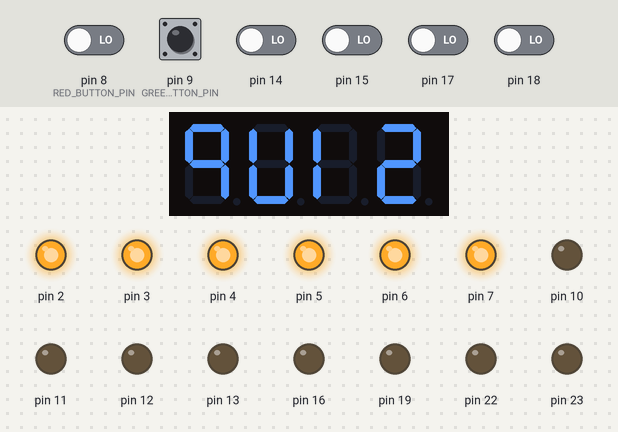
Recording of a sketch running on a simulated Arduino Uno, built with avr-gcc and run on an emulated ATmega328P. Parts: 4-digit seven-segment display, output pins drawn as LEDs (lit = HIGH). The test bench sets the inputs (shaded band); at power-on: pin 8 (RED_BUTTON_PIN), pin 9 (GREEN_BUTTON_PIN), pin 14, pin 15, pin 17, pin 18 LOW. Random numbers use the default seed unless the sketch sets one; pins used as bus, display or sensor lines are not drawn.

Above: at 2.2 s.
2.3 s: pin 9 (GREEN_BUTTON_PIN) pulled HIGH for 0.15 s
At 3.0 s:
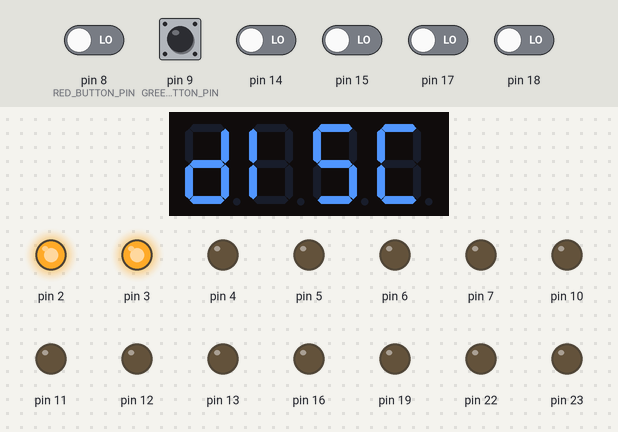
4.2 s: pin 9 (GREEN_BUTTON_PIN) pulled HIGH for 1 s
At 5.5 s:
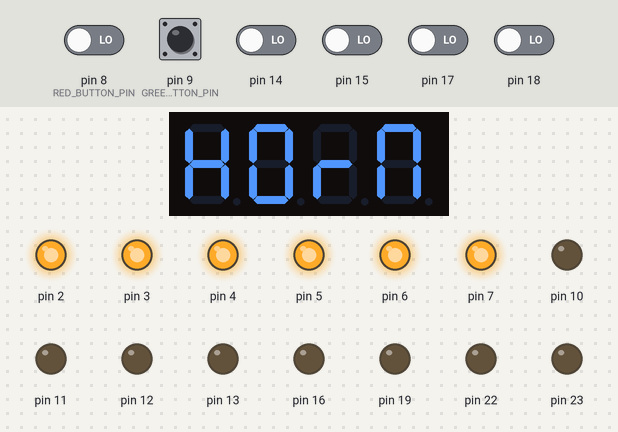
6.7 s: pin 9 (GREEN_BUTTON_PIN) pulled HIGH for 0.15 s
At 7.4 s:
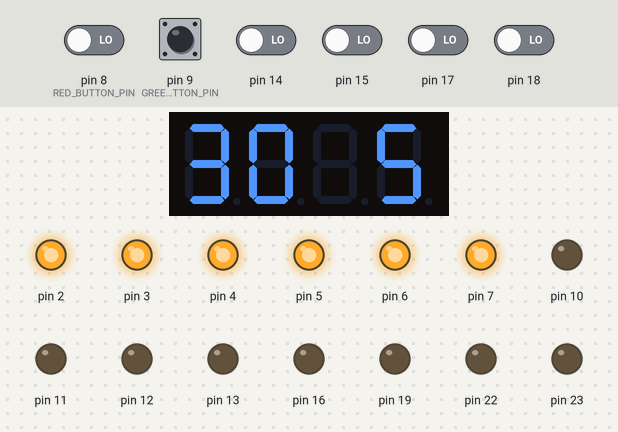
8.3 s: pin 9 (GREEN_BUTTON_PIN) pulled HIGH for 0.15 s
At 9.6 s:
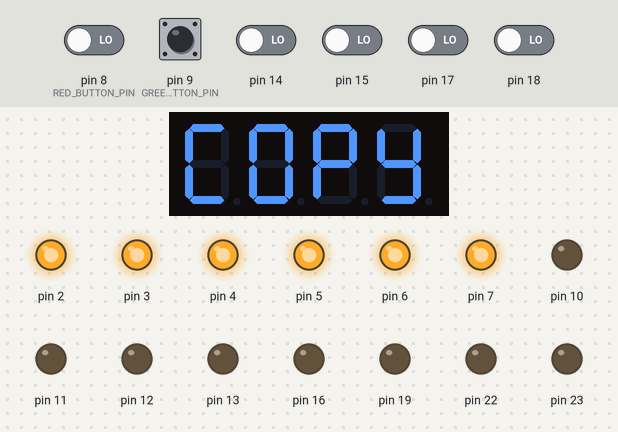
9.9 s: pin 14 driven HIGH
At 11.8 s:
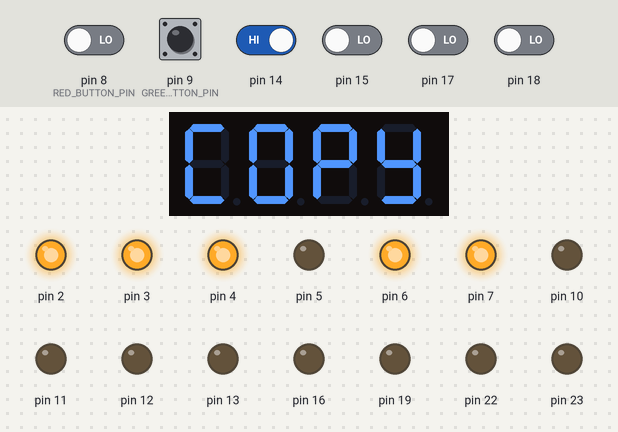
12.9 s: pin 15 driven HIGH
At 15.1 s:
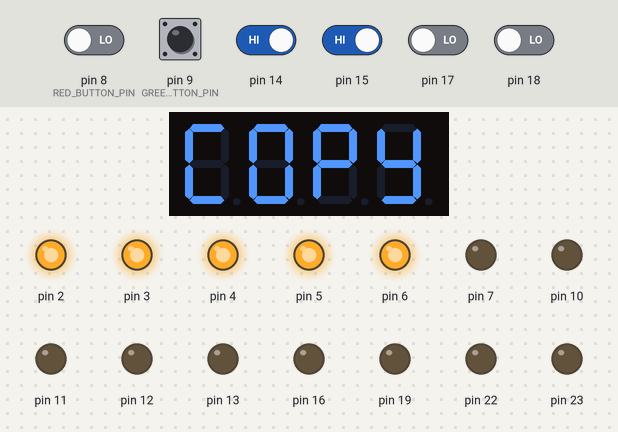
Timing chart, 0 to 28.0 s (numbered marks = the images above; inputs shaded):
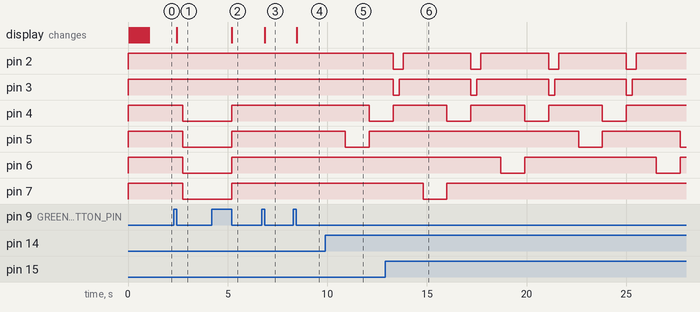

Measured:
- after the input at 2.3 s, pin 4–7: HIGH → LOW after 0.46 s; the display: changes after 0.16 s (image 1)
- after the input at 4.2 s, pin 4–7: LOW → HIGH after 1.0 s; the display: changes after 1.0 s (image 2)
- after the input at 6.7 s, the display: changes after 0.16 s (image 3)
- after the input at 8.3 s, the display: changes after 0.16 s (image 4)
- after the input at 9.9 s, pin 4: HIGH → LOW after 2.2 s; pin 5: HIGH → LOW after 1.0 s, → HIGH 1.2 s later
- after the input at 12.9 s, pin 3: alternates HIGH for 3.6 s and LOW for 0.30 s, starting after 0.40 s
- by itself, pin 2: alternates HIGH for 3.4 s and LOW for 0.50 s

The sketch:

quiz.ino
```cpp
#include <SevenSegmentFun.h>
#include <SevenSegmentExtended.h>
#include <SevenSegmentTM1637.h>

const byte PIN_CLK = 0;   // define CLK pin (any digital pin)
const byte PIN_DIO = 1;   // define DIO pin (any digital pin)
SevenSegmentExtended    display(PIN_CLK, PIN_DIO);

int quizWinner = -1;
int modesIndex = 0; //quiz
String modes[] = {"QUIZ", "DISC", "HORN", "30 S", "COPY" };
int maxModes = 4;
double timerInitValue = 30;
double timerCounter = timerInitValue;
bool runTimer;
int buttonInterval = 300;
int buzzerInterval = 200;
unsigned long prevMillis = 0;
int timerInterval = 10;
int pinc = 0;
unsigned long currentMillis = 0;
int seconds = 0;
int centisecond = 0;
const int RED_BUTTON_PIN = 8;
const int GREEN_BUTTON_PIN = 9;

const bool DEBUG = false;

// Printing methods
void print(String input) {
  if (DEBUG) {
    Serial.println(input);
  } else {
    display.print(input);
  }
}

void printTime(int seconds, int centisecond) {
  if (DEBUG) {
    // Serial.println(centisecond);
  } else {
    display.printTime(seconds, centisecond, false);
  }
}

void initPrint() {
  if (DEBUG) {
    Serial.begin(9600);
  } else {
    display.begin();            // initializes the display
    display.setBacklight(100);  // set the brightness to 100 %
  }
}

void clearDisplay() {
  if (!DEBUG) {
    display.clear();
  } else {
    Serial.println("Display has been cleared");
  }
}
// End printing methods

void setup()
{
  DDRC =  B11100100;
  DDRD =  B11111111;
  PORTD = B11111100;
  DDRB =  B11111100;

  initPrint();
  print(modes[modesIndex]);
}

unsigned long buttonPressedDuration = 0;
bool buttonPressed(int pin) {
  buttonPressedDuration = 0;
  while (digitalRead(pin) == 1) {
    if (buttonPressedDuration == 0) {
      buttonPressedDuration = millis();
    }
  }

  if (buttonPressedDuration != 0 && (buttonPressedDuration - millis()) > 10) {
    return true;
  }
  return false;
}

void loop()
{
  copy();
  quiz();
  disco();
  horn();
  thirtySeconds();
  cycleModes();
}

const int MAX_SEQUENCE = 20;
const int MIN_DELAY = 150;
const int SEQUENCE_STEP = 100;
const int DEFAULT_SEQUENCE = 2;
const int DEFAULT_SEQUENCE_DELAY = 1200;
const int LEVEL_STEP = 2;
const int RANDOM_BUTTON_COUNT = 3;
const int USER_FEEDBACK_DELAY = 800;

bool repeat = false;
bool sequenceError = false;
bool sequenceCompleted = true;
int lastButtonPressed = -1;
int sequenceLength = DEFAULT_SEQUENCE;
int sequenceDelay = DEFAULT_SEQUENCE_DELAY;
int sequence[MAX_SEQUENCE];
int lights[4] = {1, 2, 8, 16};
int randomLight = -1;
int previousRandomLight = -1;
int i = 0;
int level = 0;
unsigned long randomSeedValue;

int getRandomLight() {
  return lights[random(0, 4)];
}

void resetCopyGame() {
  i = 0;
  sequenceError = false;
  repeat = false;
  sequenceLength = DEFAULT_SEQUENCE;
  sequenceDelay = DEFAULT_SEQUENCE_DELAY;
  level = 0;
  lastButtonPressed = -1;
  PORTD = B11111100;
  clearDisplay();
  print(modes[modesIndex]);
}

void breakableDelay(int delayTime) {
  prevMillis = millis();
  while (!(buttonPressed(RED_BUTTON_PIN) || buttonPressed(GREEN_BUTTON_PIN))) {
    currentMillis = millis();
    if (currentMillis - prevMillis >= delayTime)
    {
      break;
    }
  }
}

String getLight(int light) {
  switch (light) {
    case 1:
      return "YELLOW";
      break;
    case 2:
      return "BLUE";
      break;
    case 8:
      return "GREEN";
      break;
    case 16:
      return "RED";
      break;
  }
}

void turnOnLight(int light) {
  switch (light)
  {
    case 1:
      PORTD = B11101100;
      break;
    case 2:
      PORTD = B11011100;
      break;
    case 8:
      PORTD = B10111100;
      break;
    case 16:
      PORTD = B01111100;
      break;
  }
}

void playCopySequence() {
  // play the sequence
  for (i = 0; i < sequenceLength; i++) {
    if (buttonPressed(RED_BUTTON_PIN)) {
      resetCopyGame();
      break;
    }

    turnOnLight(sequence[i]);

    delay(sequenceDelay);
  }

  i = 0;
  // sequence has been built we can now go into play mode \o/
  repeat = true;
  PORTD = B11111100;
}

void checkUserSequence() {
  // compare sequence against user input
  if (!sequenceError && i != sequenceLength) {
    if (buttonPressed(RED_BUTTON_PIN)) {
      resetCopyGame();
      return;
    }

    pinc = PINC;
    if (pinc != lastButtonPressed && pinc != 0) {
      lastButtonPressed = pinc;
      PORTD = getRelatedLight(pinc);
      delay(buttonInterval);
      PORTD = B11111100;

      // we got a button value here yay
      if (pinc != sequence[i]) {
        sequenceError = true;

        PORTD = B11111000;
        delay(buzzerInterval);
        PORTD = B11111100;

        resetCopyGame();
      } else {
        i++;
      }
    }
  }

  if (!sequenceError && i == sequenceLength) {
    levelCopyUp();
    repeat = false;
    lastButtonPressed = -1;
  }
}

void levelCopyUp() {
  // check if sequenceLength is within array bounds
  if ((level % LEVEL_STEP) == 0) {
    if (sequenceLength < MAX_SEQUENCE) {
      sequenceLength++;
    }
  }

  // check if sequenceDelay is not below 0
  if (sequenceDelay > MIN_DELAY + SEQUENCE_STEP) {
    sequenceDelay -= SEQUENCE_STEP;
  }

  level++;

  clearDisplay();
  print("L" + (String)level);
}

void generateSequence() {
  randomSeed(millis());

  // build light sequence
  for (i = 0; i < sequenceLength; i++) {
    randomLight = getRandomLight();
    if (previousRandomLight != -1) {
      while (randomLight == previousRandomLight) {
        randomLight = getRandomLight();
      }
    }

    sequence[i] = randomLight;
    previousRandomLight = randomLight;
  }

  i = 0;
}

byte getRelatedLight(int pin) {
  switch (pin)
  {
    case 1:
      return B11101100;
      break;
    case 2:
      return B11011100;
      break;
    case 8:
      return B10111100;
      break;
    case 16:
      return B01111100;
      break;
  }
}

bool copyGameStarted = false;
void copy() {
  if (modes[modesIndex] != "COPY")
  {
    return;
  }

  pinc = PINC;
  if (pinc != 0) {
    copyGameStarted = true;
  }

  if (copyGameStarted) {
    if (!repeat) {
      delay(1000);
      generateSequence();
      playCopySequence();
    } else {
      checkUserSequence();
    }
  }
}

void resetQuiz() {
  quizWinner = -1;
  PORTD = B11111100;
}

void quiz()
{
  if (modes[modesIndex] != "QUIZ")
  {
    return;
  }

  if (quizWinner == -1)
  {
    PORTD = B11111100;

    pinc = PINC;
    if (pinc == 1 || pinc == 2 || pinc == 8 || pinc == 16)
    {
      winner(pinc);
    }
  }

  if (buttonPressed(RED_BUTTON_PIN))
  {
    resetQuiz();
  }

}

void winner(int winner)
{
  quizWinner = winner;
  PORTD = getRelatedLight(winner);

  PORTD = PORTD ^ B00000100;
  delay(buzzerInterval);
  PORTD = PORTD ^ B00000100;
}

void disco()
{
  if (modes[modesIndex] != "DISC")
  {
    return;
  }

  PORTD = B00001100;
}

void horn()
{
  if (modes[modesIndex] != "HORN")
  {
    return;
  }

  pinc = PINC;
  while (buttonPressed(RED_BUTTON_PIN) || pinc != 0)
  {
    switch (pinc)
    {
      case 1:
        PORTD = B11101000;
        break;
      case 2:
        PORTD = B11011000;
        break;
      case 8:
        PORTD = B10111000;
        break;
      case 16:
        PORTD = B01111000;
        break;
      case 0:
        PORTD = B00001000;
        break;
    }
    pinc = PINC;
  }

  PORTD = B11111100;
}

void thirtySeconds()
{
  if (modes[modesIndex] != "30 S")
  {
    return;
  }

  pinc = PINC;
  if (pinc != 0)
  {
    PORTD = B11111100;
    runTimer = !runTimer;
    delay(buttonInterval);
  }

  if (runTimer)
  {
    currentMillis = millis();
    if (currentMillis - prevMillis >= timerInterval)
    {
      prevMillis = currentMillis;
      thirtysecondsCountDown();
    }
  }

  if (buttonPressed(RED_BUTTON_PIN))
  {
    resetThirtySeconds();
  }
}

void thirtysecondsCountDown()
{
  seconds = (int)timerCounter;
  centisecond = (timerCounter - seconds) * 100;

  printTime(seconds, centisecond);

  timerCounter = timerCounter - 0.01;
  if (timerCounter < 0)
  {
    resetThirtySeconds();
    thirtySecondsFinished();
  }
}

void resetThirtySeconds()
{
  prevMillis = 0;
  runTimer = false;
  timerCounter = timerInitValue;
  PORTD = B11111100;

  clearDisplay();
  print("30 S");
}

void thirtySecondsFinished()
{
  PORTD = B00001100;
  PORTD = PORTD ^ B00000100;
  delay(buzzerInterval);
  PORTD = PORTD ^ B00000100;
}

void resetGames() {
  resetThirtySeconds();
  resetQuiz();
  resetCopyGame();
  copyGameStarted = false;
}

void cycleModes()
{
  if (buttonPressed(GREEN_BUTTON_PIN))
  {
    modesIndex++;
    if (modesIndex > maxModes)
    {
      modesIndex = 0;
    }

    resetGames();

    clearDisplay();
    print(modes[modesIndex]);
    delay(buttonInterval);
  }
}
```
